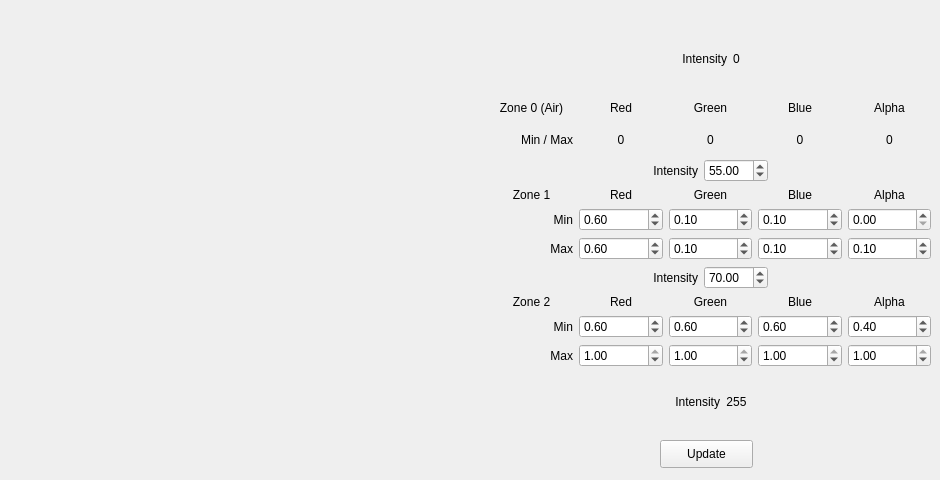
<?xml version="1.0" encoding="UTF-8"?>
<ui version="4.0">
 <class>MainWindow</class>
 <widget class="QMainWindow" name="MainWindow">
  <property name="geometry">
   <rect>
    <x>0</x>
    <y>0</y>
    <width>940</width>
    <height>480</height>
   </rect>
  </property>
  <property name="windowTitle">
   <string>Vtk In Qt</string>
  </property>
  <widget class="QWidget" name="centralwidget">
   <widget class="QVTKWidget" name="qVtkWidget" native="true">
    <property name="geometry">
     <rect>
      <x>0</x>
      <y>0</y>
      <width>480</width>
      <height>480</height>
     </rect>
    </property>
   </widget>
   <widget class="QWidget" name="layoutWidget">
    <property name="geometry">
     <rect>
      <x>490</x>
      <y>30</y>
      <width>441</width>
      <height>401</height>
     </rect>
    </property>
    <layout class="QGridLayout" name="gridLayout_4">
     <item row="1" column="0">
      <layout class="QGridLayout" name="gridLayout">
       <item row="0" column="0">
        <widget class="QLabel" name="label_17">
         <property name="text">
          <string>Zone 0 (Air)</string>
         </property>
         <property name="alignment">
          <set>Qt::AlignCenter</set>
         </property>
        </widget>
       </item>
       <item row="0" column="1">
        <widget class="QLabel" name="label_3">
         <property name="text">
          <string>Red</string>
         </property>
         <property name="alignment">
          <set>Qt::AlignCenter</set>
         </property>
        </widget>
       </item>
       <item row="0" column="2">
        <widget class="QLabel" name="label_12">
         <property name="text">
          <string>Green</string>
         </property>
         <property name="alignment">
          <set>Qt::AlignCenter</set>
         </property>
        </widget>
       </item>
       <item row="0" column="3">
        <widget class="QLabel" name="label_11">
         <property name="text">
          <string>Blue</string>
         </property>
         <property name="alignment">
          <set>Qt::AlignCenter</set>
         </property>
        </widget>
       </item>
       <item row="0" column="4">
        <widget class="QLabel" name="label_13">
         <property name="text">
          <string>Alpha</string>
         </property>
         <property name="alignment">
          <set>Qt::AlignCenter</set>
         </property>
        </widget>
       </item>
       <item row="1" column="1">
        <widget class="QLabel" name="label_20">
         <property name="text">
          <string>0</string>
         </property>
         <property name="alignment">
          <set>Qt::AlignCenter</set>
         </property>
        </widget>
       </item>
       <item row="1" column="2">
        <widget class="QLabel" name="label_15">
         <property name="text">
          <string>0</string>
         </property>
         <property name="alignment">
          <set>Qt::AlignCenter</set>
         </property>
        </widget>
       </item>
       <item row="1" column="3">
        <widget class="QLabel" name="label_14">
         <property name="text">
          <string>0</string>
         </property>
         <property name="alignment">
          <set>Qt::AlignCenter</set>
         </property>
        </widget>
       </item>
       <item row="1" column="4">
        <widget class="QLabel" name="label_21">
         <property name="text">
          <string>0</string>
         </property>
         <property name="alignment">
          <set>Qt::AlignCenter</set>
         </property>
        </widget>
       </item>
       <item row="1" column="0">
        <widget class="QLabel" name="label_30">
         <property name="text">
          <string>Min / Max</string>
         </property>
         <property name="alignment">
          <set>Qt::AlignRight|Qt::AlignTrailing|Qt::AlignVCenter</set>
         </property>
        </widget>
       </item>
      </layout>
     </item>
     <item row="2" column="0">
      <layout class="QHBoxLayout" name="horizontalLayout">
       <item>
        <spacer name="horizontalSpacer_2">
         <property name="orientation">
          <enum>Qt::Horizontal</enum>
         </property>
         <property name="sizeHint" stdset="0">
          <size>
           <width>40</width>
           <height>20</height>
          </size>
         </property>
        </spacer>
       </item>
       <item>
        <widget class="QLabel" name="label_16">
         <property name="text">
          <string>Intensity</string>
         </property>
         <property name="alignment">
          <set>Qt::AlignRight|Qt::AlignTrailing|Qt::AlignVCenter</set>
         </property>
        </widget>
       </item>
       <item>
        <widget class="QDoubleSpinBox" name="IntensitySpinBox">
         <property name="minimum">
          <double>0.000000000000000</double>
         </property>
         <property name="maximum">
          <double>254.000000000000000</double>
         </property>
         <property name="singleStep">
          <double>1.000000000000000</double>
         </property>
         <property name="value">
          <double>55.000000000000000</double>
         </property>
        </widget>
       </item>
       <item>
        <spacer name="horizontalSpacer">
         <property name="orientation">
          <enum>Qt::Horizontal</enum>
         </property>
         <property name="sizeHint" stdset="0">
          <size>
           <width>40</width>
           <height>20</height>
          </size>
         </property>
        </spacer>
       </item>
      </layout>
     </item>
     <item row="3" column="0">
      <layout class="QGridLayout" name="gridLayout_2">
       <item row="0" column="0">
        <widget class="QLabel" name="label_18">
         <property name="text">
          <string>Zone 1</string>
         </property>
         <property name="alignment">
          <set>Qt::AlignCenter</set>
         </property>
        </widget>
       </item>
       <item row="0" column="1">
        <widget class="QLabel" name="label">
         <property name="text">
          <string>Red</string>
         </property>
         <property name="alignment">
          <set>Qt::AlignCenter</set>
         </property>
        </widget>
       </item>
       <item row="0" column="2">
        <widget class="QLabel" name="label_5">
         <property name="text">
          <string>Green</string>
         </property>
         <property name="alignment">
          <set>Qt::AlignCenter</set>
         </property>
        </widget>
       </item>
       <item row="0" column="3">
        <widget class="QLabel" name="label_6">
         <property name="text">
          <string>Blue</string>
         </property>
         <property name="alignment">
          <set>Qt::AlignCenter</set>
         </property>
        </widget>
       </item>
       <item row="0" column="4">
        <widget class="QLabel" name="label_7">
         <property name="text">
          <string>Alpha</string>
         </property>
         <property name="alignment">
          <set>Qt::AlignCenter</set>
         </property>
        </widget>
       </item>
       <item row="1" column="1">
        <widget class="QDoubleSpinBox" name="RedInitSpinBox">
         <property name="maximum">
          <double>1.000000000000000</double>
         </property>
         <property name="singleStep">
          <double>0.050000000000000</double>
         </property>
         <property name="value">
          <double>0.600000000000000</double>
         </property>
        </widget>
       </item>
       <item row="1" column="2">
        <widget class="QDoubleSpinBox" name="GreenInitSpinBox">
         <property name="maximum">
          <double>1.000000000000000</double>
         </property>
         <property name="singleStep">
          <double>0.050000000000000</double>
         </property>
         <property name="value">
          <double>0.100000000000000</double>
         </property>
        </widget>
       </item>
       <item row="1" column="3">
        <widget class="QDoubleSpinBox" name="BlueInitSpinBox">
         <property name="maximum">
          <double>1.000000000000000</double>
         </property>
         <property name="singleStep">
          <double>0.050000000000000</double>
         </property>
         <property name="value">
          <double>0.100000000000000</double>
         </property>
        </widget>
       </item>
       <item row="1" column="4">
        <widget class="QDoubleSpinBox" name="AlphaInitSpinBox">
         <property name="maximum">
          <double>1.000000000000000</double>
         </property>
         <property name="singleStep">
          <double>0.050000000000000</double>
         </property>
         <property name="value">
          <double>0.000000000000000</double>
         </property>
        </widget>
       </item>
       <item row="2" column="1">
        <widget class="QDoubleSpinBox" name="RedFinalSpinBox">
         <property name="maximum">
          <double>1.000000000000000</double>
         </property>
         <property name="singleStep">
          <double>0.050000000000000</double>
         </property>
         <property name="value">
          <double>0.600000000000000</double>
         </property>
        </widget>
       </item>
       <item row="2" column="2">
        <widget class="QDoubleSpinBox" name="GreenFinalSpinBox">
         <property name="maximum">
          <double>1.000000000000000</double>
         </property>
         <property name="singleStep">
          <double>0.050000000000000</double>
         </property>
         <property name="value">
          <double>0.100000000000000</double>
         </property>
        </widget>
       </item>
       <item row="2" column="3">
        <widget class="QDoubleSpinBox" name="BlueFinalSpinBox">
         <property name="maximum">
          <double>1.000000000000000</double>
         </property>
         <property name="singleStep">
          <double>0.050000000000000</double>
         </property>
         <property name="value">
          <double>0.100000000000000</double>
         </property>
        </widget>
       </item>
       <item row="2" column="4">
        <widget class="QDoubleSpinBox" name="AlphaFinalSpinBox">
         <property name="maximum">
          <double>1.000000000000000</double>
         </property>
         <property name="singleStep">
          <double>0.050000000000000</double>
         </property>
         <property name="value">
          <double>0.100000000000000</double>
         </property>
        </widget>
       </item>
       <item row="1" column="0">
        <widget class="QLabel" name="label_22">
         <property name="text">
          <string>Min</string>
         </property>
         <property name="alignment">
          <set>Qt::AlignRight|Qt::AlignTrailing|Qt::AlignVCenter</set>
         </property>
        </widget>
       </item>
       <item row="2" column="0">
        <widget class="QLabel" name="label_23">
         <property name="text">
          <string>Max</string>
         </property>
         <property name="alignment">
          <set>Qt::AlignRight|Qt::AlignTrailing|Qt::AlignVCenter</set>
         </property>
        </widget>
       </item>
      </layout>
     </item>
     <item row="4" column="0">
      <layout class="QHBoxLayout" name="horizontalLayout_2">
       <item>
        <spacer name="horizontalSpacer_4">
         <property name="orientation">
          <enum>Qt::Horizontal</enum>
         </property>
         <property name="sizeHint" stdset="0">
          <size>
           <width>40</width>
           <height>20</height>
          </size>
         </property>
        </spacer>
       </item>
       <item>
        <widget class="QLabel" name="label_4">
         <property name="text">
          <string>Intensity</string>
         </property>
         <property name="alignment">
          <set>Qt::AlignRight|Qt::AlignTrailing|Qt::AlignVCenter</set>
         </property>
        </widget>
       </item>
       <item>
        <widget class="QDoubleSpinBox" name="Intensity2SpinBox">
         <property name="frame">
          <bool>true</bool>
         </property>
         <property name="maximum">
          <double>254.000000000000000</double>
         </property>
         <property name="singleStep">
          <double>1.000000000000000</double>
         </property>
         <property name="value">
          <double>70.000000000000000</double>
         </property>
        </widget>
       </item>
       <item>
        <spacer name="horizontalSpacer_3">
         <property name="orientation">
          <enum>Qt::Horizontal</enum>
         </property>
         <property name="sizeHint" stdset="0">
          <size>
           <width>40</width>
           <height>20</height>
          </size>
         </property>
        </spacer>
       </item>
      </layout>
     </item>
     <item row="5" column="0">
      <layout class="QGridLayout" name="gridLayout_3">
       <item row="0" column="1">
        <widget class="QLabel" name="label_2">
         <property name="text">
          <string>Red</string>
         </property>
         <property name="alignment">
          <set>Qt::AlignCenter</set>
         </property>
        </widget>
       </item>
       <item row="0" column="2">
        <widget class="QLabel" name="label_9">
         <property name="text">
          <string>Green</string>
         </property>
         <property name="alignment">
          <set>Qt::AlignCenter</set>
         </property>
        </widget>
       </item>
       <item row="0" column="3">
        <widget class="QLabel" name="label_8">
         <property name="text">
          <string>Blue</string>
         </property>
         <property name="alignment">
          <set>Qt::AlignCenter</set>
         </property>
        </widget>
       </item>
       <item row="0" column="4">
        <widget class="QLabel" name="label_10">
         <property name="text">
          <string>Alpha</string>
         </property>
         <property name="alignment">
          <set>Qt::AlignCenter</set>
         </property>
        </widget>
       </item>
       <item row="1" column="1">
        <widget class="QDoubleSpinBox" name="Red2InitSpinBox">
         <property name="maximum">
          <double>1.000000000000000</double>
         </property>
         <property name="singleStep">
          <double>0.050000000000000</double>
         </property>
         <property name="value">
          <double>0.600000000000000</double>
         </property>
        </widget>
       </item>
       <item row="1" column="2">
        <widget class="QDoubleSpinBox" name="Green2InitSpinBox">
         <property name="maximum">
          <double>1.000000000000000</double>
         </property>
         <property name="singleStep">
          <double>0.050000000000000</double>
         </property>
         <property name="value">
          <double>0.600000000000000</double>
         </property>
        </widget>
       </item>
       <item row="1" column="3">
        <widget class="QDoubleSpinBox" name="Blue2InitSpinBox">
         <property name="maximum">
          <double>1.000000000000000</double>
         </property>
         <property name="singleStep">
          <double>0.050000000000000</double>
         </property>
         <property name="value">
          <double>0.600000000000000</double>
         </property>
        </widget>
       </item>
       <item row="1" column="4">
        <widget class="QDoubleSpinBox" name="Alpha2InitSpinBox">
         <property name="maximum">
          <double>1.000000000000000</double>
         </property>
         <property name="singleStep">
          <double>0.050000000000000</double>
         </property>
         <property name="value">
          <double>0.400000000000000</double>
         </property>
        </widget>
       </item>
       <item row="2" column="1">
        <widget class="QDoubleSpinBox" name="Red2FinalSpinBox">
         <property name="maximum">
          <double>1.000000000000000</double>
         </property>
         <property name="singleStep">
          <double>0.050000000000000</double>
         </property>
         <property name="value">
          <double>1.000000000000000</double>
         </property>
        </widget>
       </item>
       <item row="2" column="2">
        <widget class="QDoubleSpinBox" name="Green2FinalSpinBox">
         <property name="maximum">
          <double>1.000000000000000</double>
         </property>
         <property name="singleStep">
          <double>0.050000000000000</double>
         </property>
         <property name="value">
          <double>1.000000000000000</double>
         </property>
        </widget>
       </item>
       <item row="2" column="3">
        <widget class="QDoubleSpinBox" name="Blue2FinalSpinBox">
         <property name="maximum">
          <double>1.000000000000000</double>
         </property>
         <property name="singleStep">
          <double>0.050000000000000</double>
         </property>
         <property name="value">
          <double>1.000000000000000</double>
         </property>
        </widget>
       </item>
       <item row="2" column="4">
        <widget class="QDoubleSpinBox" name="Alpha2FinalSpinBox">
         <property name="maximum">
          <double>1.000000000000000</double>
         </property>
         <property name="singleStep">
          <double>0.050000000000000</double>
         </property>
         <property name="value">
          <double>1.000000000000000</double>
         </property>
        </widget>
       </item>
       <item row="0" column="0">
        <widget class="QLabel" name="label_19">
         <property name="text">
          <string>Zone 2</string>
         </property>
         <property name="alignment">
          <set>Qt::AlignCenter</set>
         </property>
        </widget>
       </item>
       <item row="2" column="0">
        <widget class="QLabel" name="label_24">
         <property name="text">
          <string>Max</string>
         </property>
         <property name="alignment">
          <set>Qt::AlignRight|Qt::AlignTrailing|Qt::AlignVCenter</set>
         </property>
        </widget>
       </item>
       <item row="1" column="0">
        <widget class="QLabel" name="label_25">
         <property name="text">
          <string>Min</string>
         </property>
         <property name="alignment">
          <set>Qt::AlignRight|Qt::AlignTrailing|Qt::AlignVCenter</set>
         </property>
        </widget>
       </item>
      </layout>
     </item>
     <item row="6" column="0">
      <layout class="QHBoxLayout" name="horizontalLayout_3">
       <item>
        <spacer name="horizontalSpacer_5">
         <property name="orientation">
          <enum>Qt::Horizontal</enum>
         </property>
         <property name="sizeHint" stdset="0">
          <size>
           <width>40</width>
           <height>20</height>
          </size>
         </property>
        </spacer>
       </item>
       <item>
        <widget class="QLabel" name="label_26">
         <property name="text">
          <string>Intensity</string>
         </property>
         <property name="alignment">
          <set>Qt::AlignRight|Qt::AlignTrailing|Qt::AlignVCenter</set>
         </property>
        </widget>
       </item>
       <item>
        <widget class="QLabel" name="label_29">
         <property name="text">
          <string>255</string>
         </property>
         <property name="alignment">
          <set>Qt::AlignCenter</set>
         </property>
        </widget>
       </item>
       <item>
        <spacer name="horizontalSpacer_6">
         <property name="orientation">
          <enum>Qt::Horizontal</enum>
         </property>
         <property name="sizeHint" stdset="0">
          <size>
           <width>40</width>
           <height>20</height>
          </size>
         </property>
        </spacer>
       </item>
      </layout>
     </item>
     <item row="0" column="0">
      <layout class="QHBoxLayout" name="horizontalLayout_4">
       <item>
        <spacer name="horizontalSpacer_7">
         <property name="orientation">
          <enum>Qt::Horizontal</enum>
         </property>
         <property name="sizeHint" stdset="0">
          <size>
           <width>40</width>
           <height>20</height>
          </size>
         </property>
        </spacer>
       </item>
       <item>
        <widget class="QLabel" name="label_27">
         <property name="text">
          <string>Intensity</string>
         </property>
         <property name="alignment">
          <set>Qt::AlignRight|Qt::AlignTrailing|Qt::AlignVCenter</set>
         </property>
        </widget>
       </item>
       <item>
        <widget class="QLabel" name="label_28">
         <property name="text">
          <string>0</string>
         </property>
         <property name="alignment">
          <set>Qt::AlignCenter</set>
         </property>
        </widget>
       </item>
       <item>
        <spacer name="horizontalSpacer_8">
         <property name="orientation">
          <enum>Qt::Horizontal</enum>
         </property>
         <property name="sizeHint" stdset="0">
          <size>
           <width>40</width>
           <height>20</height>
          </size>
         </property>
        </spacer>
       </item>
      </layout>
     </item>
    </layout>
   </widget>
   <widget class="QPushButton" name="pushButton">
    <property name="geometry">
     <rect>
      <x>660</x>
      <y>440</y>
      <width>93</width>
      <height>28</height>
     </rect>
    </property>
    <property name="text">
     <string>Update</string>
    </property>
    <property name="autoDefault">
     <bool>false</bool>
    </property>
    <property name="default">
     <bool>false</bool>
    </property>
   </widget>
  </widget>
 </widget>
 <customwidgets>
  <customwidget>
   <class>QVTKWidget</class>
   <extends>QWidget</extends>
   <header location="global">qvtkwidget.h</header>
   <container>1</container>
   <slots>
    <signal>cachedImageClean()</signal>
    <signal>mouseEvent(QMouseEvent)</signal>
   </slots>
  </customwidget>
 </customwidgets>
 <resources/>
 <connections>
  <connection>
   <sender>pushButton</sender>
   <signal>clicked()</signal>
   <receiver>MainWindow</receiver>
   <slot>Update()</slot>
   <hints>
    <hint type="sourcelabel">
     <x>710</x>
     <y>484</y>
    </hint>
    <hint type="destinationlabel">
     <x>591</x>
     <y>508</y>
    </hint>
   </hints>
  </connection>
  <connection>
   <sender>qVtkWidget</sender>
   <signal>mouseEvent(QMouseEvent)</signal>
   <receiver>MainWindow</receiver>
   <slot>OnMouseEvent(QMouseEvent)</slot>
   <hints>
    <hint type="sourcelabel">
     <x>203</x>
     <y>187</y>
    </hint>
    <hint type="destinationlabel">
     <x>513</x>
     <y>61</y>
    </hint>
   </hints>
  </connection>
 </connections>
 <slots>
  <slot>Update()</slot>
  <slot>OnImageClean()</slot>
  <slot>OnMouseEvent(QMouseEvent)</slot>
 </slots>
</ui>
